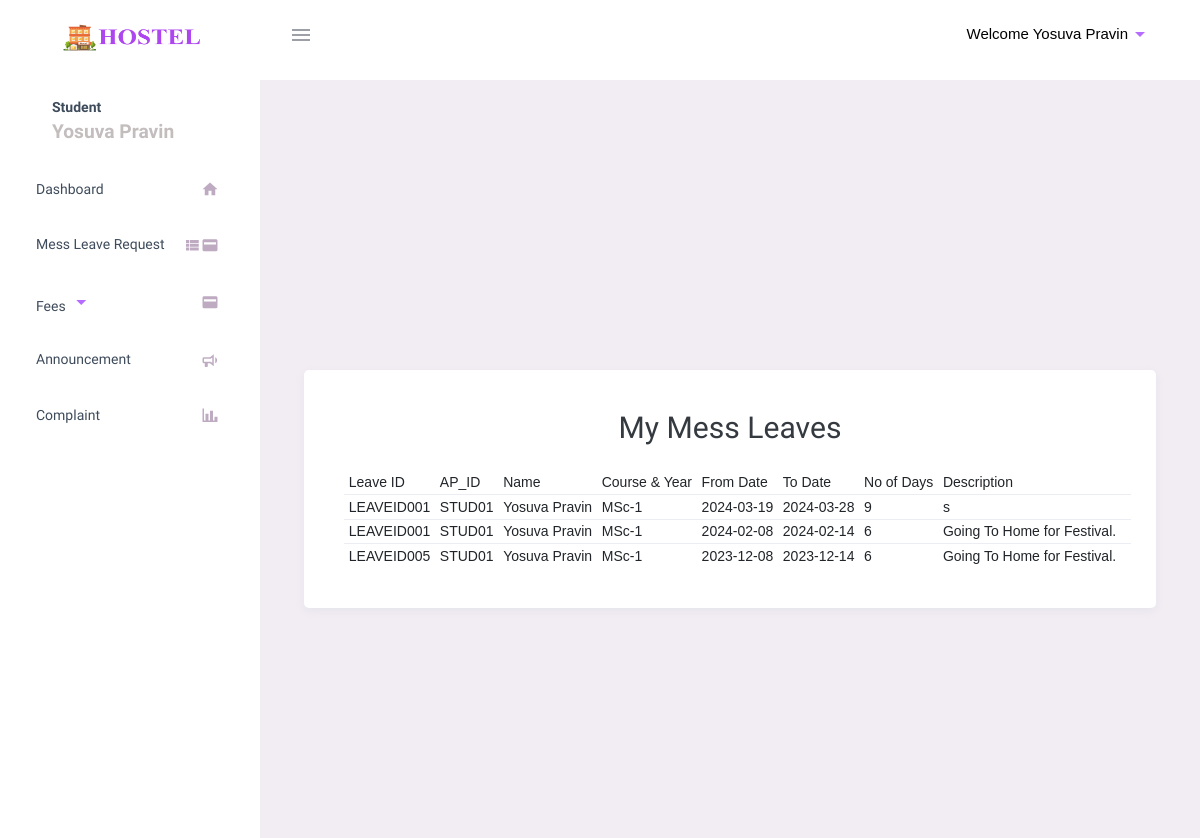
Screenshot of /stud/view_leave.php (signed in) with the database file from the repository.
### tables this page shows
CREATE TABLE `leaveapp` (
  `id` int(11) NOT NULL,
  `ap_id` varchar(255) DEFAULT NULL,
  `name` varchar(255) DEFAULT NULL,
  `course_year` varchar(255) DEFAULT NULL,
  `from_date` date DEFAULT NULL,
  `to_date` date DEFAULT NULL,
  `month` varchar(20) DEFAULT NULL,
  `no_of_days` int(11) DEFAULT NULL,
  `description` text DEFAULT NULL,
  `leave_id` varchar(20) NOT NULL,
  `reg` varchar(255) NOT NULL
);

### stud/view_leave.php (the view, shortened to what this page needs)
<?php
include("../dbconnect.php");
$reg = $_SESSION["reg"];
?>
<!DOCTYPE html>
<html lang="en">
<head>
    <link rel="stylesheet" href="../admin/include/materialdesignicons.min.css">
    <link rel="stylesheet" href="../admin/include/vendor.bundle.base.css">
    <link rel="stylesheet" href="https://cdn.jsdelivr.net/npm/@mdi/font/css/materialdesignicons.min.css">
    <link rel="stylesheet" href="../dist/css/style.min.css">
    <link rel="stylesheet" href="./include/style.css">
    <link rel="stylesheet" href="../admin/include/style.css">
</head>
<body class="">
    <div class="container-scroller">
        <header class="topbar" data-navbarbg="skin6">
            <?php include './stud_navbar.php' ?>
        </header>
        <div class="container-fluid page-body-wrapper pt-0 proBanner-padding-top">
            <div class="navcantainer d-fixed">
                <?php include './stud_sidebar.php' ?>
            </div>
            <div class="main-panel">
                <div class="content-wrapper p-4">
                    <div class="container">
                        <div class="card">
                            <div class="card-body">
                                <h2 class="text-center mb-4">My Mess Leaves</h2>
                                <form method="post">
                <table class="table table-responsive-xl table-sm">
                    <thead>
                        <tr>
                            <th>Leave ID</th>
                            <th>AP_ID</th>
                            <th>Name</th>
                            <th>Course & Year</th>
                            <th>From Date</th>
                            <th>To Date</th>
                            <th>No of Days</th>
                            <th>Description</th>
                        </tr>
                    </thead>
                    <tbody>
                        <?php
                        $qry = mysqli_query($connect, "SELECT * FROM leaveapp WHERE reg='$reg'");
                        while ($row = mysqli_fetch_array($qry)) {
                        ?>
                            <tr>
                                <td><?php echo $row['leave_id']; ?></td>
                                <td><?php echo $row['ap_id']; ?></td>
                                <td><?php echo $row['name']; ?></td>
                                <td><?php echo $row['course_year']; ?></td>
                                <td><?php echo $row['from_date']; ?></td>
                                <td><?php echo $row['to_date']; ?></td>
                                <td><?php echo $row['no_of_days']; ?></td>
                                <td><?php echo $row['description']; ?></td>
                                <td>
                                </td>
                            </tr>
                        <?php
                        }
                        ?>
                    </tbody>
                </table>
            </form>
            </div>
        </div>
                    </div>
                </div>
            </div>
        </div>
    </div>
</body>
</html>

### stud/include/style.css (style rules this page uses)
* { margin: 0; padding: 0; box-sizing: border-box; }
body { font-family: 'Inter', sans-serif; }

### stud/view_leave.php (style rules this page uses)
.card-body h2 { font-family: 'Montserrat Alternates', sans-serif; }
.container { display: flex; justify-content: center; align-items: center; height: 100vh; }

### rows the page displays
leaveapp: leave "LEAVEID001", ap "STUD01", name "Yosuva Pravin", course_year "MSc-1", from_date "2024-03-19", to_date "2024-03-28", no_of_days "9", description "s"
leaveapp: leave "LEAVEID001", ap "STUD01", name "Yosuva Pravin", course_year "MSc-1", from_date "2024-02-08", to_date "2024-02-14", no_of_days "6", description "Going To Home for Festival."
leaveapp: leave "LEAVEID005", ap "STUD01", name "Yosuva Pravin", course_year "MSc-1", from_date "2023-12-08", to_date "2023-12-14", no_of_days "6", description "Going To Home for Festival."

### other values shown
$_SESSION['name'] "Yosuva Pravin"
